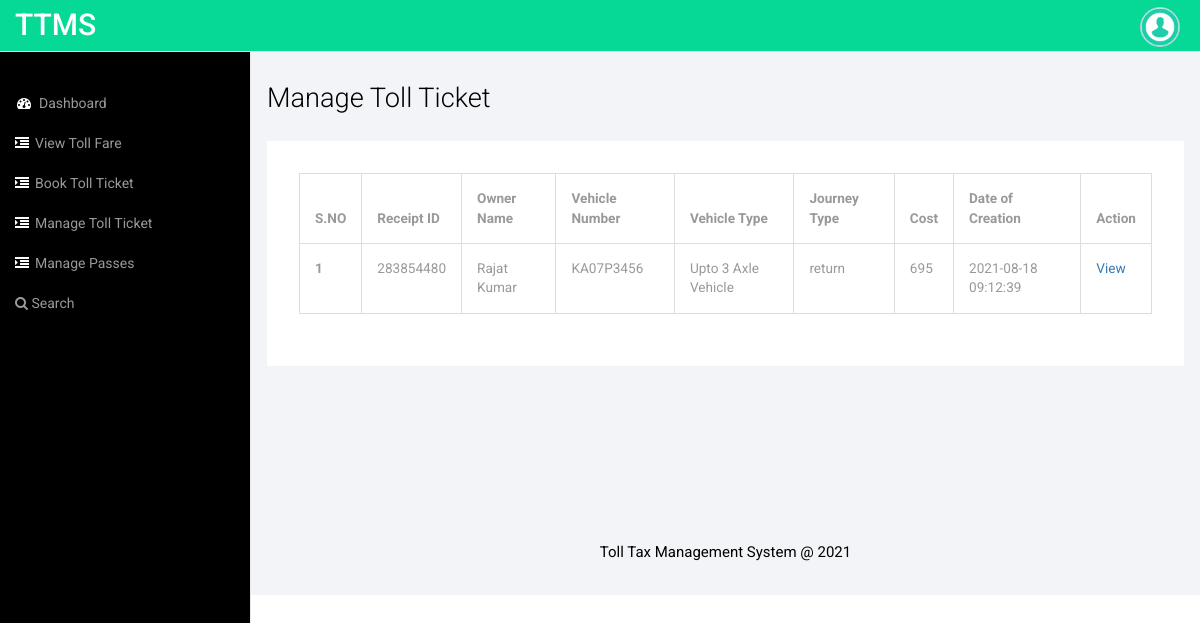
The page /staffs/manage-toll-ticket.php (signed in) on the database its author committed.
### tables this page shows
CREATE TABLE `tblreceipt` (
  `ID` int(10) NOT NULL,
  `Staffid` int(10) DEFAULT NULL,
  `LaneNumber` varchar(120) NOT NULL,
  `Receiptid` varchar(50) DEFAULT NULL,
  `VehicleCat` varchar(120) DEFAULT NULL,
  `VehicleName` varchar(150) DEFAULT NULL,
  `OwnerName` varchar(120) DEFAULT NULL,
  `VehicleNumber` varchar(120) DEFAULT NULL,
  `EnterVehiclecity` varchar(120) DEFAULT NULL,
  `Trip` varchar(120) DEFAULT NULL,
  `Cost` varchar(120) DEFAULT NULL,
  `CreationDate` timestamp NULL DEFAULT CURRENT_TIMESTAMP
);

### staffs/manage-toll-ticket.php (the view, shortened to what this page needs)
<?php
include('includes/dbconnection.php');
if (strlen($_SESSION['ttmssid']==0)) {
  header('location:logout.php');
  } else{
  ?>
<!DOCTYPE HTML>
<html>
<head>
<link href="css/bootstrap.min.css" rel='stylesheet' type='text/css' />
<link href="css/style.css" rel='stylesheet' type='text/css' />
<link href="css/font-awesome.css" rel="stylesheet">
</head>
<body>
<div id="wrapper">
     <?php include_once('includes/sidebar.php');?>
        <?php include_once('includes/header.php');?>
        <div id="page-wrapper">
        <div class="col-md-12 graphs">
	   <div class="xs">
  	 <h3>Manage Toll Ticket</h3>
	<div class="bs-example4" data-example-id="simple-responsive-table">
    <div class="table-responsive">
      <table class="table table-bordered">
        <thead>
          <tr>
            <th>S.NO</th>
            <th>Receipt ID</th>
            <th>Owner Name</th>
            <th>Vehicle Number</th>
			<th>Vehicle Type</th>
			<th>Journey Type</th>
			<th>Cost</th>
            <th>Date of Creation</th>
            <th>Action</th>
            </tr>
        </thead>
        <tbody>
           <?php
           $sid=$_SESSION['ttmssid'];
$ret=mysqli_query($con,"select *from  tblreceipt where Staffid='$sid'");
$cnt=1;
while ($row=mysqli_fetch_array($ret)) {
?>
          <tr>
            <th scope="row"><?php echo $cnt;?></th>
                <td><?php  echo $row['Receiptid'];?></td>
                <td><?php  echo $row['OwnerName'];?></td>
                <td><?php  echo $row['VehicleNumber'];?></td>
				<td><?php  echo $row['VehicleCat'];?></td>
				<td><?php  echo $row['LaneNumber'];?></td>
				<td><?php  echo $row['Cost'];?></td>
                <td><?php  echo $row['CreationDate'];?></td>
                  <td><a href="view-receipt.php?viewid=<?php echo $row['ID'];?>">View</a></td>
                </tr>
                <?php
$cnt=$cnt+1;
}?>
        </tbody>
      </table>
    </div>
  </div>
  </div>
  <?php include_once('includes/footer.php');?>
   </div>
      </div>
   </div>
<link href="css/custom.css" rel="stylesheet">
</body>
</html>
<?php }  ?>

### staffs/css/style.css (style rules this page uses)
h4, h5, h6, h1, h2, h3 { margin-top: 0; }
html, body { font-family: 'Roboto', sans-serif; font-size: 100%; background:#000; overflow-x: hidden; }
body a { transition:0.5s all; -webkit-transition:0.5s all; -moz-transition:0.5s all; -o-transition:0.5s all; -ms-transition:0.5s all; }
.graphs { padding: 2em 1em; background: #f2f4f8; font-family: 'Roboto', sans-serif; }
.bs-example4 { background: #fff; padding: 2em; }
.xs h3, .widget_head { color:#000; font-size:1.7em; font-weight:300; margin-bottom: 1em; }
.table > thead > tr > th, .table > tbody > tr > th, .table > tfoot > tr > th, .table > thead > tr > td, .table > tbody > tr > td, .table > tfoot > tr > td { border-top: none !important; }
.table > thead > tr > th, .table > tbody > tr > th, .table > tfoot > tr > th, .table > thead > tr > td, .table > tbody > tr > td, .table > tfoot > tr > td { font-size: 0.85em; color: #999; }
.table td, .table>tbody>tr>td, .table>tbody>tr>th, .table>tfoot>tr>td, .table>tfoot>tr>th, .table>thead>tr>td, .table>thead>tr>th { padding:15px !important; }
.table > thead > tr > th { border-bottom: 1px solid #ddd !important; }

### staffs/css/custom.css (style rules this page uses)
#wrapper { width: 100%; }
#page-wrapper { min-height: 568px; background-color: #fff; }
@media (min-width:768px) { #page-wrapper { position: inherit; margin: 0 0 0 250px; border-left: 1px solid #e7e7e7; } }

### rows shown on the page
tblreceipt: Receiptid "283854480", OwnerName "Rajat Kumar", VehicleNumber "KA07P3456", VehicleCat "Upto 3 Axle Vehicle", LaneNumber "return", Cost "695", CreationDate "2021-08-18 09:12:39"
